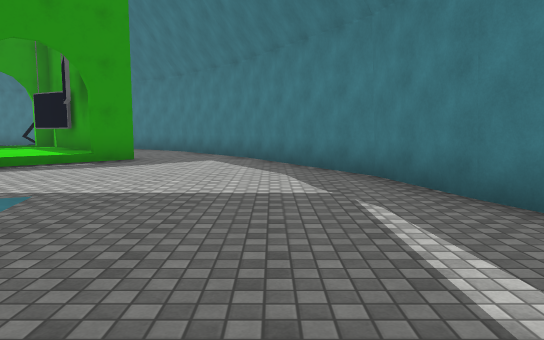
View 1 (above)

24 first-person views from a walk through a scene from a Unity 3-D project. The camera is 1.4 m above the floor, tilts 6° down and sees 70° across. The floor is counted in squares, 2 m on a side. Each view is taken from the middle of a square. On the plan, view 1 faces up. The plan holds only what a view shows up to about 11 squares ahead; the rest is blank. The place goes on beyond the plan. Surface patterns are stand-ins for the level's own textures.

View 2
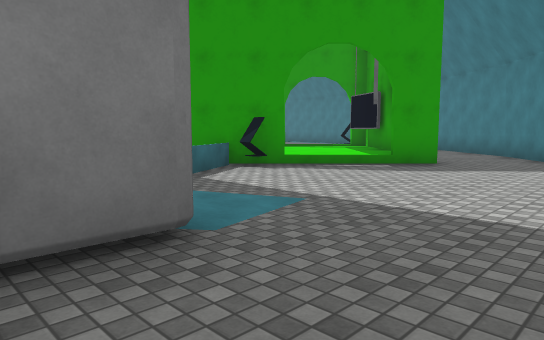

View 3
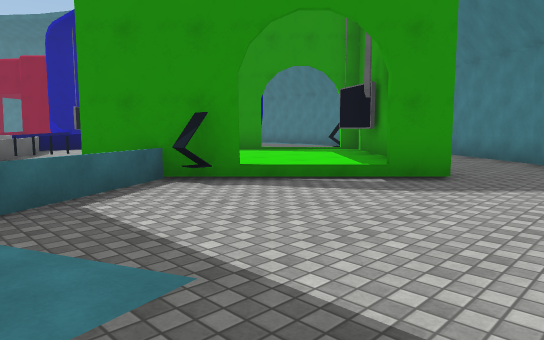

View 4
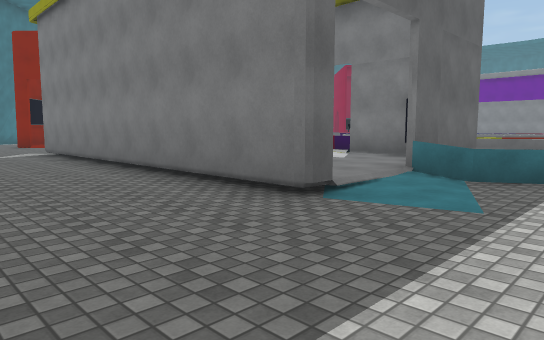

View 5
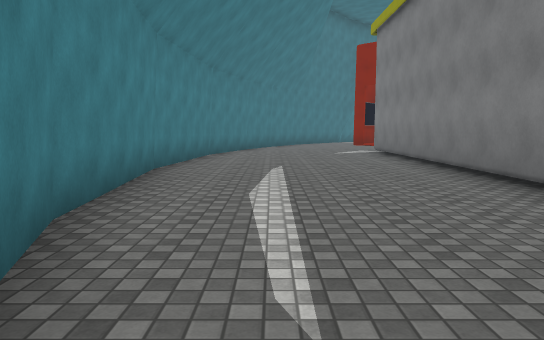

View 6
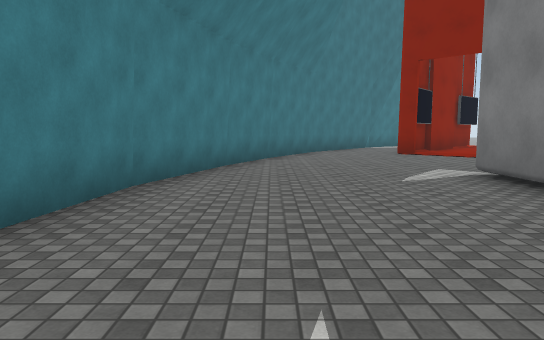

View 7
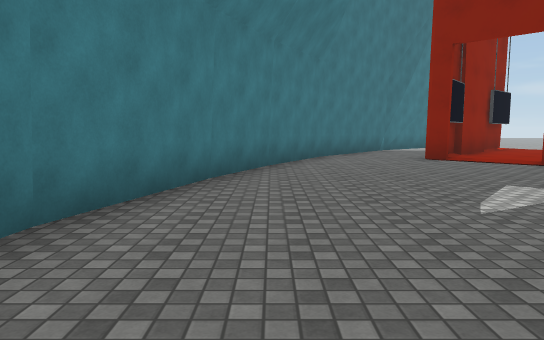

View 8
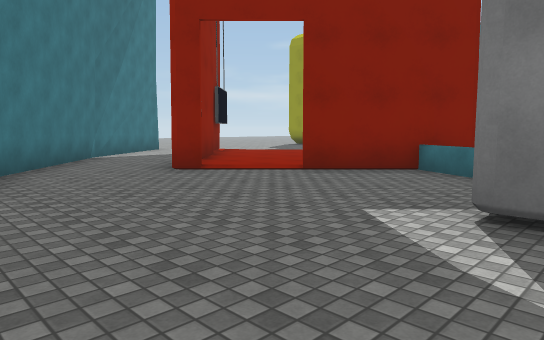

View 9
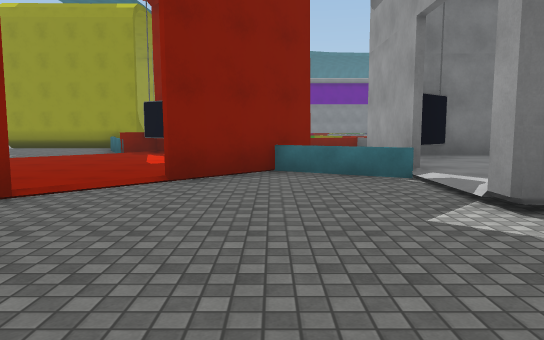

View 10
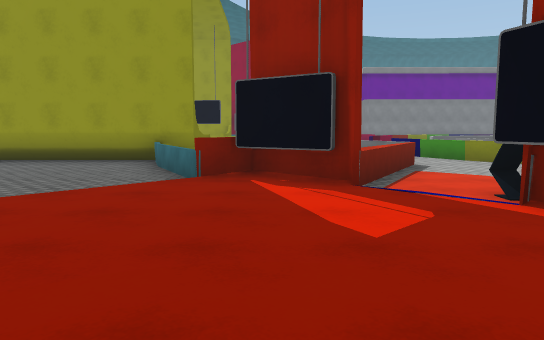

View 11
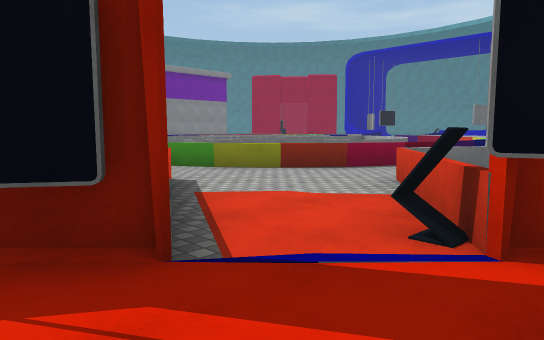

View 12
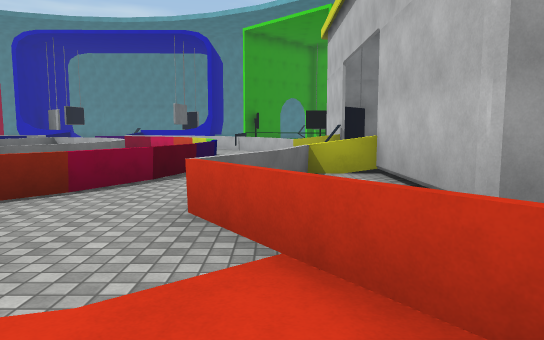

View 13
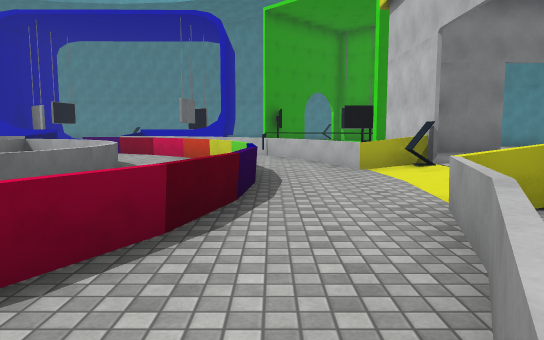

View 14
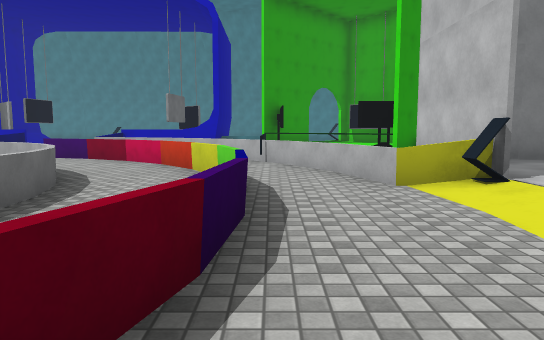

View 15
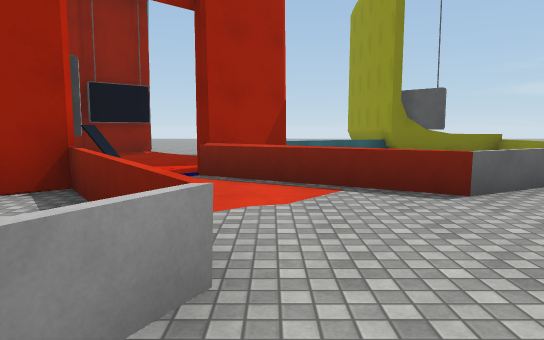

View 16
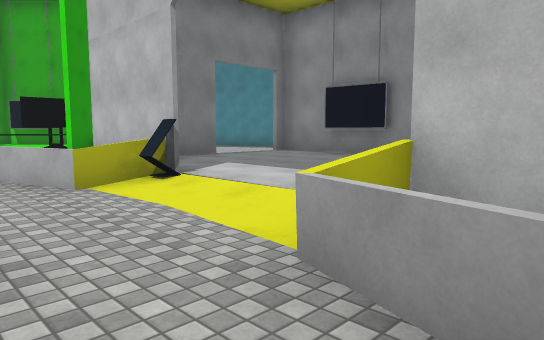

View 17
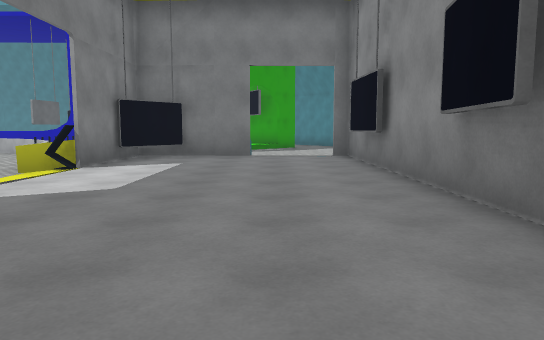

View 18
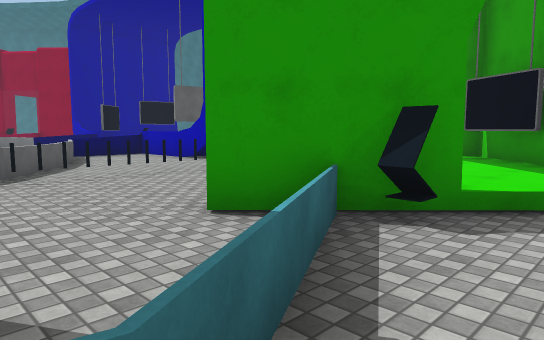

View 19
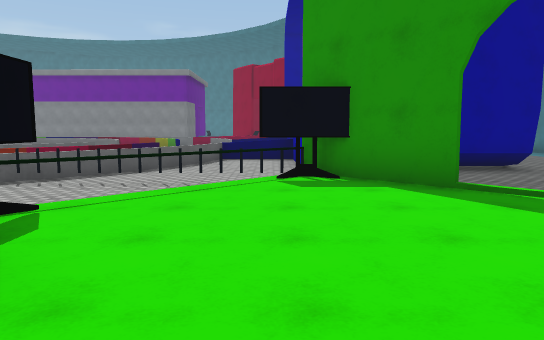

View 20
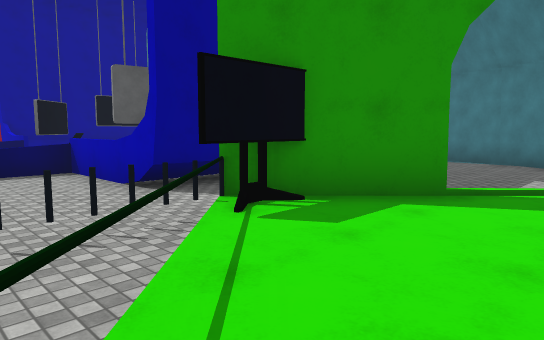

View 21
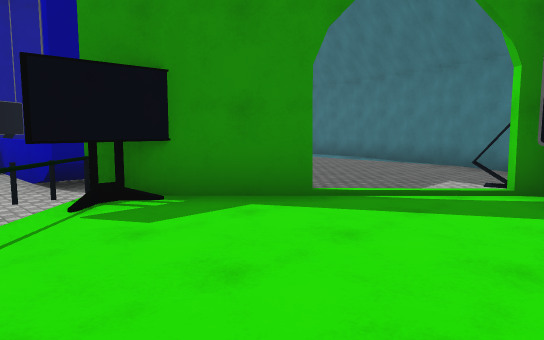

View 22
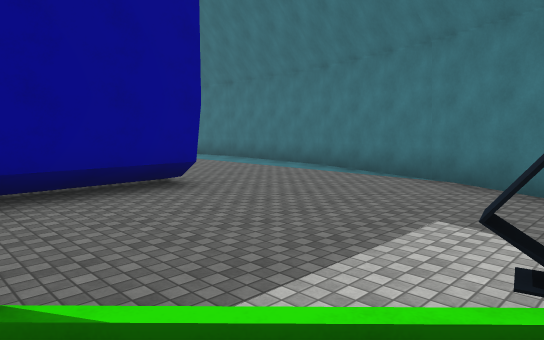

View 23
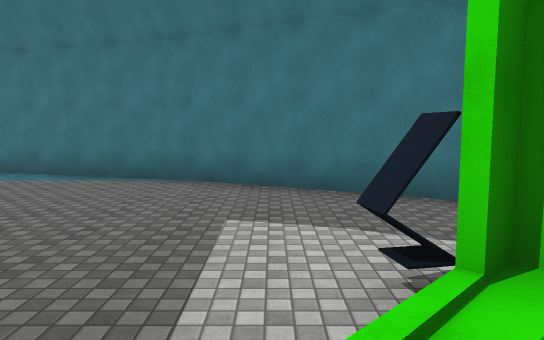

View 24
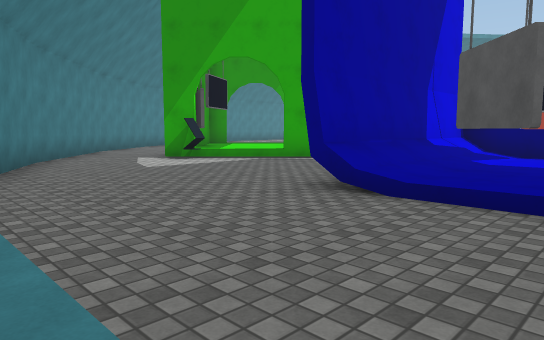

### Floor plan
Key: @ floor where view 1 was taken; # wall or solid block; x gap in a wall; . main floor; : floor 0.25 m higher than the main floor; + floor 0.5 m higher than the main floor; / step, stairs or slope; = window, fence, low wall or low ledge.
Columns run from 15 left of view 1 to 3 right of it. Each row starts with its distance up from view 1.
 17 ....####
 16 .......##
 15 ........##
 14 .........###
 13  :/#.......##
 12  #x#....##..##
 11  :+#.../:##..##
 10   +# .#:::##..##
  9 =#=#.##::::#...#
  8 =....x:::::/...##
  7 =....==:::/.....#
  6  ==..#.#/#......##
  5    ==#..##.......#
  4 ===#=#....=......#
  3 ..==#=  .#=......##
  2 =..==.= #::::#....#
  1 #=..=.. #::::#....#
  0   =.==.=:::::#.@..#
 -1   =. =..:::::#....#
 -2   #. =..:::::#....#
 -3   =. =./:::::#....#
 -4   = ==.=:::::#....#
 -5     =.=#:::::#....#
 -6    ==.= #::::#....#
 -7   ==..= ###//#...##
 -8 ===......#=......#
 -9   .=...=###......#
-10  == =.....#.....##
-11      .#.........#
-12 =    #......#..##
-13 =    =.....##.##
-14  ##==. ...##. #
-15   #......##  #
-16   #......#  ##
-17   #..      ##
-18   #.

Where each view was taken, in squares from view 1:
view 1: 0 up, 0 right, facing up
view 2: 1 up, 0 right, facing up-left
view 3: 3 up, 1 left, facing up-left
view 4: 5 up, 1 right, facing down-left
view 5: 5 up, 1 right, facing down
view 6: 1 down, 1 right, facing down
view 7: 3 down, 1 right, facing down
view 8: 6 down, 1 right, facing down-left
view 9: 9 down, 1 right, facing left
view 10: 12 down, 4 left, facing left
view 11: 12 down, 7 left, facing up-left
view 12: 10 down, 9 left, facing up
view 13: 7 down, 10 left, facing up
view 14: 5 down, 10 left, facing up
view 15: 5 down, 10 left, facing down
view 16: 5 down, 10 left, facing up-right
view 17: 7 down, 4 left, facing up
view 18: 3 up, 4 left, facing up-left
view 19: 8 up, 4 left, facing left
view 20: 6 up, 7 left, facing up-left
view 21: 7 up, 6 left, facing up-left
view 22: 10 up, 7 left, facing up-left
view 23: 10 up, 8 left, facing up
view 24: 17 up, 15 left, facing down-right
